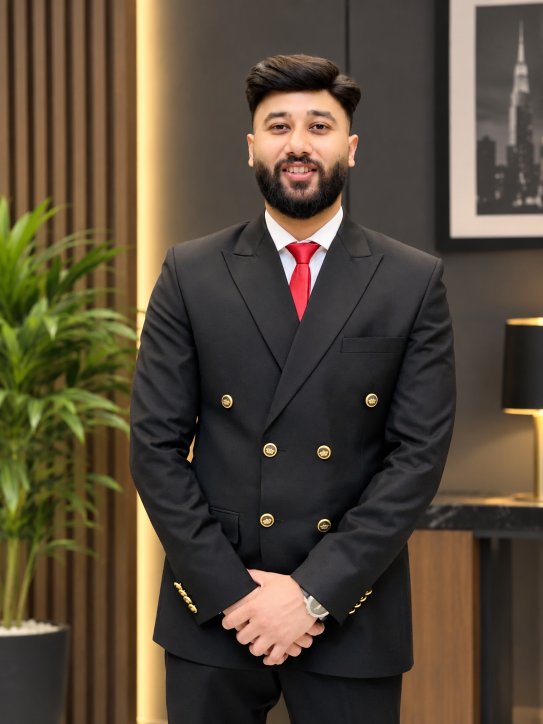
#> input picture profile-photo.jpg, 1086 x 1448 px (shown at 1/2 size)
$ python make_ascii_svg.py
#> lines starting #> are read from the running program, lines starting #| are printed output that depends on the picture

from pathlib import Path
from html import escape
from PIL import Image, ImageOps, ImageEnhance

# Input and output paths
BASE_DIR = Path(__file__).resolve().parent.parent
INPUT_IMAGE = BASE_DIR / "profile-photo.jpg"
OUTPUT_SVG = BASE_DIR / "usama-ascii.svg"

# ASCII portrait settings
COLUMNS = 100
CHAR_WIDTH = 8
LINE_HEIGHT = 12
RAMP = " .`:-=+*cs#%@"
TEXT_COLOR = "#c9d1d9"
BACKGROUND = "#0d1117"


def main():
    if not INPUT_IMAGE.exists():
        raise FileNotFoundError(
            f"Photo not found: {INPUT_IMAGE}\n"
            "Place your original photo at the repository root "
            "as profile-photo.jpg."
        )

    image = Image.open(INPUT_IMAGE).convert("RGB")
#> image is the input picture: PIL image 1086x1448 RGB; mean R, G, B 84.3, 72.2, 56.1

    # Resize while accounting for the height of monospace characters.
    width, height = image.size
#> width = 1086; height = 1448
    rows = max(1, round(height * COLUMNS * CHAR_WIDTH / width / LINE_HEIGHT))
#> rows = 89
    image = image.resize((COLUMNS, rows), Image.Resampling.LANCZOS)
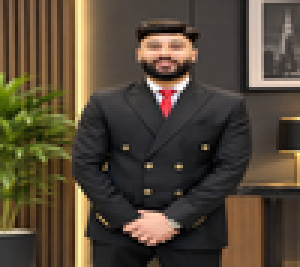
#> image: PIL image 100x89 RGB (shown 3 times larger); mean R, G, B 84.2, 72.2, 56.1

    gray = ImageOps.grayscale(image)
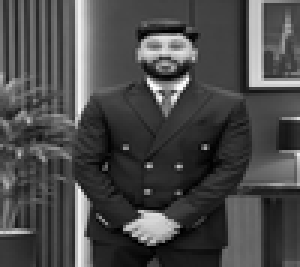
#> gray: PIL image 100x89 L (shown 3 times larger); min 0, max 255, mean 73.9
    gray = ImageEnhance.Contrast(gray).enhance(1.5)
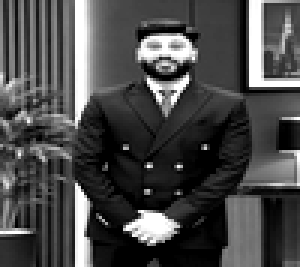
#> gray: PIL image 100x89 L (shown 3 times larger); min 0, max 255, mean 73.3

    ascii_rows = []
    for y in range(rows):
        line = ""
        for x in range(COLUMNS):
            brightness = gray.getpixel((x, y))
            index = round(
                (255 - brightness) * (len(RAMP) - 1) / 255
            )
            line += RAMP[index]
        ascii_rows.append(line)
#> after the loop, ascii_rows = 89 items

    svg_width = COLUMNS * CHAR_WIDTH
    svg_height = rows * LINE_HEIGHT + 24
#> svg_height = 1092
    animation_duration = 1.8
    row_delay = 0.045

    parts = [
        f'<svg xmlns="http://www.w3.org/2000/svg" '
        f'width="{svg_width}" height="{svg_height}" '
        f'viewBox="0 0 {svg_width} {svg_height}">',
        f'<rect width="100%" height="100%" fill="{BACKGROUND}"/>',
        f'<g fill="{TEXT_COLOR}" font-family="Consolas, '
        f'Menlo, monospace" font-size="10" '
        f'textLength="{svg_width}" lengthAdjust="spacingAndGlyphs" '
        f'xml:space="preserve">'
    ]

    for y, line in enumerate(ascii_rows):
        clip_id = f"row-{y}"
        ypos = 14 + y * LINE_HEIGHT
        delay = y * row_delay

        parts.append(
            f'<clipPath id="{clip_id}">'
            f'<rect x="0" y="{ypos - 10}" width="0" '
            f'height="{LINE_HEIGHT}">'
            f'<animate attributeName="width" '
            f'from="0" to="{svg_width}" '
            f'dur="{animation_duration}s" '
            f'begin="{delay:.3f}s" fill="freeze"/>'
            f'</rect></clipPath>'
        )

        parts.append(
            f'<text x="0" y="{ypos}" '
            f'clip-path="url(#{clip_id})">'
            f'{escape(line)}'
            f'</text>'
        )
#> this loop made 89 passes
#> (clip_id, ypos, delay) on passes 1 to 12: ('row-0', 14, 0), ('row-1', 26, 0.045), ('row-2', 38, 0.09), ('row-3', 50, 0.135), ('row-4', 62, 0.18), ('row-5', 74, 0.225), ('row-6', 86, 0.27), ('row-7', 98, 0.315), ('row-8', 110, 0.36), ('row-9', 122, 0.405), ('row-10', 134, 0.45), ('row-11', 146, 0.495)
#> after the loop, parts = 181 items

    parts.append("</g></svg>")

    # Keep clip definitions outside the rendered text group.
    svg = parts[0] + parts[1] + "<defs>" + "".join(
        part for part in parts[2:] if part.startswith("<clipPath")
    ) + "</defs><g " + parts[2].split("<g ", 1)[1]

    svg += "".join(
        part for part in parts[2:] if part.startswith("<text")
    )
    svg += "</g></svg>"

    OUTPUT_SVG.write_text(svg, encoding="utf-8")
    print(f"ASCII portrait created: {OUTPUT_SVG}")
    print(f"Grid: {COLUMNS} columns x {rows} rows")
#| Grid: 100 columns x 89 rows


if __name__ == "__main__":
    main()
